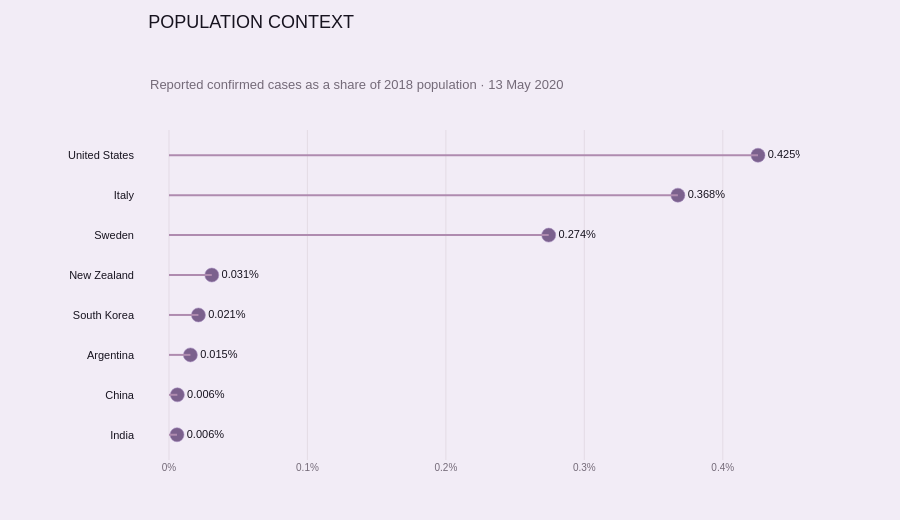

The cell this chart's notebook holds for it:
### Code cell
# Population-adjusted comparison — editorial lollipop chart

population_plot = (
    population_comparison
    .sort_values("confirmed_pct_population")
    .copy()
)

population_plot["display_country"] = (
    population_plot["country"]
    .replace(
        {
            "US": "United States",
            "Korea, South": "South Korea",
        }
    )
)

fig = go.Figure()

# Thin stems
for _, row in population_plot.iterrows():
    fig.add_shape(
        type="line",
        x0=0,
        x1=row["confirmed_pct_population"],
        y0=row["display_country"],
        y1=row["display_country"],
        xref="x",
        yref="y",
        line=dict(
            color=PALETTE["archive_purple"],
            width=2,
        ),
    )

# End-point markers
fig.add_trace(
    go.Scatter(
        x=population_plot["confirmed_pct_population"],
        y=population_plot["display_country"],
        mode="markers+text",

      marker=dict(
    size=14,
    color="rgba(93, 62, 115, 0.80)",
    line=dict(
        color="rgba(167, 139, 191, 0.55)",
        width=1
    )
),

        text=population_plot["confirmed_pct_population"].map(
            lambda x: f"{x:.3f}%"
        ),
        textposition="middle right",

        textfont=dict(
            family="Arial",
            size=11,
            color=PALETTE["ink"],
        ),

        customdata=population_plot[
            ["confirmed", "population_2018"]
        ].values,

        hovertemplate=(
            "<b>%{y}</b><br><br>"
            "Confirmed: %{customdata[0]:,.0f}<br>"
            "2018 population: %{customdata[1]:,.0f}<br>"
            "Reported cases / population: %{x:.3f}%"
            "<extra></extra>"
        ),

        showlegend=False,
    )
)


fig.update_layout(
    title=dict(
        text="POPULATION CONTEXT",
        x=0.02,
        xref="paper",
        xanchor="left",
        y=0.97,
        yanchor="top",
        font=dict(
            family="Arial",
            size=18,
            color=PALETTE["ink"],
        ),
    ),

    paper_bgcolor=PALETTE["panel_lilac"],
    plot_bgcolor=PALETTE["panel_lilac"],

    height=520,

    margin=dict(
        l=135,
        r=100,
        t=130,
        b=60,
    ),

    font=dict(
        family="Arial",
        color=PALETTE["ink"],
    ),
)


fig.add_annotation(
    text="Reported confirmed cases as a share of 2018 population · 13 May 2020",
    x=0.02,
    y=1.11,
    xref="paper",
    yref="paper",
    xanchor="left",
    yanchor="bottom",
    showarrow=False,
    font=dict(
        family="Arial",
        size=13,
        color=PALETTE["muted"],
    ),
)


fig.update_xaxes(
    title="",
    ticksuffix="%",
    showgrid=True,
    gridcolor=PALETTE["grid"],
    gridwidth=0.7,
    zeroline=False,
    tickfont=dict(
        size=10,
        color=PALETTE["muted"],
    ),
)


fig.update_yaxes(
    title="",
    showgrid=False,
    tickfont=dict(
        size=11,
        color=PALETTE["ink"],
    ),
)


fig.show()

### Figure 1 — Plotly figure (JSON) as saved in the notebook; plotly's stock layout.template omitted (floating-point values rounded to 4 significant figures)
{"data": [{"customdata": [[78060.0, 1353000000.0], [84020.0, 1393000000.0], [6879.0, 44490000.0], [10960.0, 51610000.0], [1497.0, 4841000.0], [27910.0, 10180000.0], [222100.0, 60420000.0], [1390000.0, 326700000.0]], "hovertemplate": "<b>%{y}</b><br><br>Confirmed: %{customdata[0]:,.0f}<br>2018 population: %{customdata[1]:,.0f}<br>Reported cases / population: %{x:.3f}%<extra></extra>", "marker": {"color": "rgba(93, 62, 115, 0.80)", "line": {"color": "rgba(167, 139, 191, 0.55)", "width": 1}, "size": 14}, "mode": "markers+text", "showlegend": false, "text": ["0.006%", "0.006%", "0.015%", "0.021%", "0.031%", "0.274%", "0.368%", "0.425%"], "textfont": {"color": "#17131F", "family": "Arial", "size": 11}, "textposition": "middle right", "type": "scatter", "x": [0.005771, 0.006033, 0.01546, 0.02124, 0.03092, 0.2743, 0.3676, 0.4255], "y": ["India", "China", "Argentina", "South Korea", "New Zealand", "Sweden", "Italy", "United States"]}], "layout": {"annotations": [{"font": {"color": "#746A78", "family": "Arial", "size": 13}, "showarrow": false, "text": "Reported confirmed cases as a share of 2018 population · 13 May 2020", "x": 0.02, "xanchor": "left", "xref": "paper", "y": 1.11, "yanchor": "bottom", "yref": "paper"}], "font": {"color": "#17131F", "family": "Arial"}, "height": 520, "margin": {"b": 60, "l": 135, "r": 100, "t": 130}, "paper_bgcolor": "#F2ECF6", "plot_bgcolor": "#F2ECF6", "shapes": [{"line": {"color": "#AF8BAF", "width": 2}, "type": "line", "x0": 0, "x1": 0.005771, "xref": "x", "y0": "India", "y1": "India", "yref": "y"}, {"line": {"color": "#AF8BAF", "width": 2}, "type": "line", "x0": 0, "x1": 0.006033, "xref": "x", "y0": "China", "y1": "China", "yref": "y"}, {"line": {"color": "#AF8BAF", "width": 2}, "type": "line", "x0": 0, "x1": 0.01546, "xref": "x", "y0": "Argentina", "y1": "Argentina", "yref": "y"}, {"line": {"color": "#AF8BAF", "width": 2}, "type": "line", "x0": 0, "x1": 0.02124, "xref": "x", "y0": "South Korea", "y1": "South Korea", "yref": "y"}, {"line": {"color": "#AF8BAF", "width": 2}, "type": "line", "x0": 0, "x1": 0.03092, "xref": "x", "y0": "New Zealand", "y1": "New Zealand", "yref": "y"}, {"line": {"color": "#AF8BAF", "width": 2}, "type": "line", "x0": 0, "x1": 0.2743, "xref": "x", "y0": "Sweden", "y1": "Sweden", "yref": "y"}, {"line": {"color": "#AF8BAF", "width": 2}, "type": "line", "x0": 0, "x1": 0.3676, "xref": "x", "y0": "Italy", "y1": "Italy", "yref": "y"}, {"line": {"color": "#AF8BAF", "width": 2}, "type": "line", "x0": 0, "x1": 0.4255, "xref": "x", "y0": "United States", "y1": "United States", "yref": "y"}], "title": {"font": {"color": "#17131F", "family": "Arial", "size": 18}, "text": "POPULATION CONTEXT", "x": 0.02, "xanchor": "left", "xref": "paper", "y": 0.97, "yanchor": "top"}, "xaxis": {"gridcolor": "#DED5DF", "gridwidth": 0.7, "showgrid": true, "tickfont": {"color": "#746A78", "size": 10}, "ticksuffix": "%", "title": {"text": ""}, "zeroline": false}, "yaxis": {"showgrid": false, "tickfont": {"color": "#17131F", "size": 11}, "title": {"text": ""}}}}
